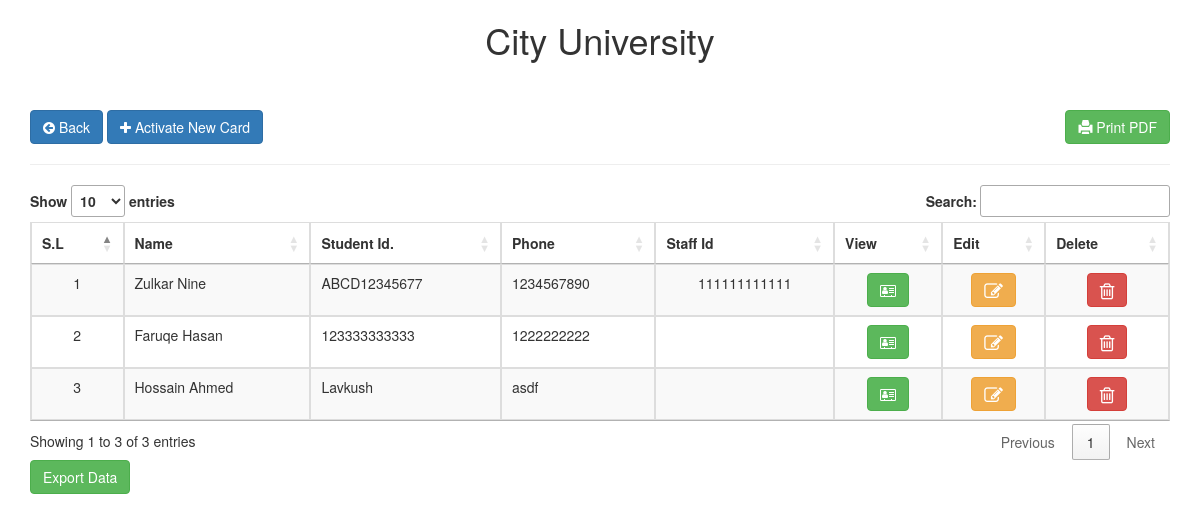
The page / on the database its author committed.
### tables this page shows
CREATE TABLE `card_activation` (
  `id` int(10) NOT NULL,
  `u_card` varchar(12) NOT NULL,
  `u_f_name` text NOT NULL,
  `u_l_name` text NOT NULL,
  `u_father` text NOT NULL,
  `u_aadhar` varchar(12) NOT NULL,
  `u_birthday` text NOT NULL,
  `u_gender` varchar(6) NOT NULL,
  `u_email` text NOT NULL,
  `u_phone` varchar(10) NOT NULL,
  `u_state` varchar(12) NOT NULL,
  `u_dist` text NOT NULL,
  `u_village` text NOT NULL,
  `u_police` text NOT NULL,
  `u_pincode` text NOT NULL,
  `file` longblob NOT NULL,
  `u_mother` varchar(30) NOT NULL,
  `u_family` text NOT NULL,
  `staff_id` varchar(12) NOT NULL,
  `image` varchar(150) NOT NULL,
  `uploaded` datetime NOT NULL
);

### index.php (the view, shortened to what this page needs)
<?php
include('db.php');
?>
<!DOCTYPE html>
<html>
<head>
    <link rel="stylesheet" href="https://maxcdn.bootstrapcdn.com/bootstrap/3.4.1/css/bootstrap.min.css">
    <link rel="stylesheet" href="https://cdnjs.cloudflare.com/ajax/libs/font-awesome/4.7.0/css/font-awesome.min.css">
	<link rel="stylesheet" href="//cdn.datatables.net/1.10.20/css/jquery.dataTables.min.css">
</head>
<body>
	<div class="container">
	<center class="h1">City University</center><br><br>
	<a href="#" class="btn btn-primary"><i class="fa fa-arrow-circle-left"></i> Back</a>
	<button class="btn btn-primary" type="button" data-toggle="modal" data-target="#myModal">
  <i class="fa fa-plus"></i> Activate New Card
  </button>
  <a href="#" class="btn btn-success pull-right"><span class="glyphicon glyphicon-print"></span> Print PDF</a>
  <hr>
		<table class="table table-bordered table-striped table-hover" id="myTable">
		<thead>
			<tr>
			   <th class="text-center" scope="col">S.L</th>
				<th class="text-center" scope="col">Name</th>
				<th class="text-center" scope="col">Student Id.</th>
				<th class="text-center" scope="col">Phone</th>
				<th class="text-center" scope="col">Staff Id</th>
				<th class="text-center" scope="col">View</th>
				<th class="text-center" scope="col">Edit</th>
				<th class="text-center" scope="col">Delete</th>
			</tr>
		</thead>
			<?php
        	$get_data = "SELECT * FROM card_activation order by 1 desc";
        	$run_data = mysqli_query($con,$get_data);
			$i = 0;
        	while($row = mysqli_fetch_array($run_data))
        	{
				$sl = ++$i;
				$id = $row['id'];
				$u_card = $row['u_card'];
				$u_f_name = $row['u_f_name'];
				$u_l_name = $row['u_l_name'];
				$u_phone = $row['u_phone'];
				$u_staff_id = $row['staff_id'];
        		echo "
				<tr>
				<td class='text-center'>$sl</td>
				<td class='text-left'>$u_f_name   $u_l_name</td>
				<td class='text-left'>$u_card</td>
				<td class='text-left'>$u_phone</td>
				<td class='text-center'>$u_staff_id</td>
				<td class='text-center'>
					<span>
					<a href='#' class='btn btn-success mr-3 profile' data-toggle='modal' data-target='#view$id' title='Prfile'><i class='fa fa-address-card-o' aria-hidden='true'></i></a>
					</span>
				</td>
				<td class='text-center'>
					<span>
					<a href='#' class='btn btn-warning mr-3 edituser' data-toggle='modal' data-target='#edit$id' title='Edit'><i class='fa fa-pencil-square-o fa-lg'></i></a>
					</span>
				</td>
				<td class='text-center'>
					<span>
						<a href='#' class='btn btn-danger deleteuser' title='Delete'>
						     <i class='fa fa-trash-o fa-lg' data-toggle='modal' data-target='#$id' style='' aria-hidden='true'></i>
						</a>
					</span>
				</td>
			</tr>
        		";
        	}
        	?>
		</table>
		<form method="post" action="export.php">
     <input type="submit" name="export" class="btn btn-success" value="Export Data" />
    </form>
	</div>
</body>
</html>

### rows shown on the page
card_activation: sl "1", u_f_name "Zulkar", u_l_name "Nine", u_card "ABCD12345677", u_phone "1234567890", staff "111111111111"
card_activation: sl "2", u_f_name "Faruqe", u_l_name "Hasan", u_card "123333333333", u_phone "1222222222"
card_activation: sl "3", u_f_name "Hossain", u_l_name "Ahmed", u_card "Lavkush", u_phone "asdf"
